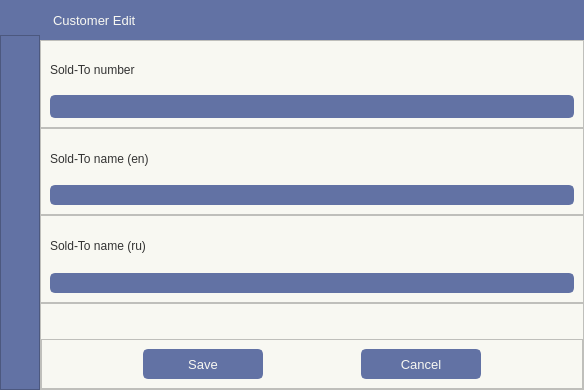
<?xml version="1.0" encoding="UTF-8"?>
<ui version="4.0">
 <class>Customer_Edit_Form</class>
 <widget class="QDialog" name="Customer_Edit_Form">
  <property name="geometry">
   <rect>
    <x>0</x>
    <y>0</y>
    <width>584</width>
    <height>390</height>
   </rect>
  </property>
  <property name="windowTitle">
   <string>Customer Edit Form</string>
  </property>
  <property name="windowIcon">
   <iconset resource="../resources.qrc">
    <normaloff>:/images/images/images/python_42x42.png</normaloff>:/images/images/images/python_42x42.png</iconset>
  </property>
  <property name="styleSheet">
   <string notr="true"/>
  </property>
  <layout class="QHBoxLayout" name="horizontalLayout">
   <property name="spacing">
    <number>0</number>
   </property>
   <property name="leftMargin">
    <number>0</number>
   </property>
   <property name="topMargin">
    <number>0</number>
   </property>
   <property name="rightMargin">
    <number>0</number>
   </property>
   <property name="bottomMargin">
    <number>0</number>
   </property>
   <item>
    <widget class="QFrame" name="frame">
     <property name="styleSheet">
      <string notr="true">#frame QFrame{
	background-color: #bd93f9;
}</string>
     </property>
     <property name="frameShape">
      <enum>QFrame::NoFrame</enum>
     </property>
     <property name="frameShadow">
      <enum>QFrame::Plain</enum>
     </property>
     <property name="lineWidth">
      <number>2</number>
     </property>
     <layout class="QVBoxLayout" name="verticalLayout">
      <property name="spacing">
       <number>0</number>
      </property>
      <property name="leftMargin">
       <number>0</number>
      </property>
      <property name="topMargin">
       <number>0</number>
      </property>
      <property name="rightMargin">
       <number>0</number>
      </property>
      <property name="bottomMargin">
       <number>0</number>
      </property>
      <item>
       <widget class="QFrame" name="frame_3">
        <property name="styleSheet">
         <string notr="true">color: #f8f8f2;
background-color: #f8f8f2;</string>
        </property>
        <property name="frameShape">
         <enum>QFrame::NoFrame</enum>
        </property>
        <property name="frameShadow">
         <enum>QFrame::Plain</enum>
        </property>
        <layout class="QHBoxLayout" name="horizontalLayout_2">
         <property name="spacing">
          <number>0</number>
         </property>
         <property name="leftMargin">
          <number>0</number>
         </property>
         <property name="topMargin">
          <number>0</number>
         </property>
         <property name="rightMargin">
          <number>0</number>
         </property>
         <property name="bottomMargin">
          <number>0</number>
         </property>
         <item>
          <widget class="QFrame" name="left_bar">
           <property name="minimumSize">
            <size>
             <width>40</width>
             <height>0</height>
            </size>
           </property>
           <property name="maximumSize">
            <size>
             <width>40</width>
             <height>16777215</height>
            </size>
           </property>
           <property name="styleSheet">
            <string notr="true">background-color: #6272a4;</string>
           </property>
           <property name="frameShape">
            <enum>QFrame::NoFrame</enum>
           </property>
           <property name="frameShadow">
            <enum>QFrame::Plain</enum>
           </property>
           <layout class="QVBoxLayout" name="verticalLayout_3">
            <property name="spacing">
             <number>0</number>
            </property>
            <property name="leftMargin">
             <number>0</number>
            </property>
            <property name="topMargin">
             <number>5</number>
            </property>
            <property name="rightMargin">
             <number>0</number>
            </property>
            <property name="bottomMargin">
             <number>0</number>
            </property>
            <item>
             <widget class="QFrame" name="logo">
              <property name="maximumSize">
               <size>
                <width>16777215</width>
                <height>30</height>
               </size>
              </property>
              <property name="styleSheet">
               <string notr="true">background-image: url(:/icons/images/icons/edit.svg);
background-repeat: no-repeat;
background-position: centered;
background-color: #6272a4;</string>
              </property>
              <property name="frameShape">
               <enum>QFrame::NoFrame</enum>
              </property>
              <property name="frameShadow">
               <enum>QFrame::Plain</enum>
              </property>
             </widget>
            </item>
            <item>
             <widget class="QFrame" name="frame_4">
              <property name="frameShape">
               <enum>QFrame::StyledPanel</enum>
              </property>
              <property name="frameShadow">
               <enum>QFrame::Raised</enum>
              </property>
             </widget>
            </item>
           </layout>
          </widget>
         </item>
         <item>
          <widget class="QFrame" name="central">
           <property name="styleSheet">
            <string notr="true">background-color: #bd93f9;</string>
           </property>
           <property name="frameShape">
            <enum>QFrame::NoFrame</enum>
           </property>
           <property name="frameShadow">
            <enum>QFrame::Plain</enum>
           </property>
           <layout class="QVBoxLayout" name="verticalLayout_2">
            <property name="spacing">
             <number>0</number>
            </property>
            <property name="leftMargin">
             <number>0</number>
            </property>
            <property name="topMargin">
             <number>0</number>
            </property>
            <property name="rightMargin">
             <number>0</number>
            </property>
            <property name="bottomMargin">
             <number>0</number>
            </property>
            <item>
             <widget class="QFrame" name="top_bar">
              <property name="maximumSize">
               <size>
                <width>16777215</width>
                <height>40</height>
               </size>
              </property>
              <property name="styleSheet">
               <string notr="true">background-color: #6272a4;</string>
              </property>
              <property name="frameShape">
               <enum>QFrame::NoFrame</enum>
              </property>
              <property name="frameShadow">
               <enum>QFrame::Plain</enum>
              </property>
              <layout class="QHBoxLayout" name="horizontalLayout_3">
               <property name="spacing">
                <number>0</number>
               </property>
               <property name="leftMargin">
                <number>0</number>
               </property>
               <property name="topMargin">
                <number>0</number>
               </property>
               <property name="rightMargin">
                <number>0</number>
               </property>
               <property name="bottomMargin">
                <number>0</number>
               </property>
               <item>
                <widget class="QLabel" name="label">
                 <property name="font">
                  <font>
                   <pointsize>10</pointsize>
                  </font>
                 </property>
                 <property name="styleSheet">
                  <string notr="true">padding-left: 10px;</string>
                 </property>
                 <property name="frameShape">
                  <enum>QFrame::NoFrame</enum>
                 </property>
                 <property name="text">
                  <string>Customer Edit</string>
                 </property>
                </widget>
               </item>
              </layout>
             </widget>
            </item>
            <item>
             <widget class="QFrame" name="body">
              <property name="styleSheet">
               <string notr="true">QFrame {
	background-color: #f8f8f2;
	color: #333;
	font: 10pt &quot;Segoe UI&quot;;
}
QLineEdit {
	background-color: #6272a4;
	border-radius: 5px;
	border: 2px solid #6272a4;
	padding-left: 10px;
	selection-color: rgb(255, 255, 255);
	selection-background-color: rgb(255, 121, 198);
	font: 10pt &quot;Segoe UI&quot;;
    color: #f8f8f2;
}
QLineEdit:hover {
	border: 2px solid rgb(64, 71, 88);
}
QLineEdit:focus {
	border: 2px solid #ff79c6;
}

QPushButton {
	border: 2px solid #6272a4;
	border-radius: 5px;	
	background-color: #6272a4;
    color: #f8f8f2;
}
QPushButton:hover {
	background-color: #7082b6;
	border: 2px solid #7082b6;
}
QPushButton:pressed {	
	background-color: #546391;
	border: 2px solid #ff79c6;
}</string>
              </property>
              <property name="frameShape">
               <enum>QFrame::NoFrame</enum>
              </property>
              <property name="frameShadow">
               <enum>QFrame::Plain</enum>
              </property>
              <layout class="QVBoxLayout" name="verticalLayout_4">
               <property name="spacing">
                <number>0</number>
               </property>
               <property name="leftMargin">
                <number>0</number>
               </property>
               <property name="topMargin">
                <number>0</number>
               </property>
               <property name="rightMargin">
                <number>0</number>
               </property>
               <property name="bottomMargin">
                <number>0</number>
               </property>
               <item>
                <widget class="QFrame" name="soldto_num">
                 <property name="frameShape">
                  <enum>QFrame::StyledPanel</enum>
                 </property>
                 <property name="frameShadow">
                  <enum>QFrame::Raised</enum>
                 </property>
                 <layout class="QHBoxLayout" name="horizontalLayout_4">
                  <item>
                   <layout class="QGridLayout" name="gridLayout">
                    <item row="0" column="0">
                     <widget class="QLabel" name="label_2">
                      <property name="text">
                       <string>Sold-To number</string>
                      </property>
                     </widget>
                    </item>
                    <item row="1" column="0">
                     <widget class="QLabel" name="cust_code_lable">
                      <property name="maximumSize">
                       <size>
                        <width>16777215</width>
                        <height>23</height>
                       </size>
                      </property>
                      <property name="styleSheet">
                       <string notr="true">	background-color: #6272a4;
	border-radius: 5px;
	border: 2px solid #6272a4;
	padding-left: 10px;
	selection-color: rgb(255, 255, 255);
	selection-background-color: rgb(255, 121, 198);
	font: 10pt &quot;Segoe UI&quot;;
    color: #f8f8f2;</string>
                      </property>
                      <property name="text">
                       <string/>
                      </property>
                     </widget>
                    </item>
                   </layout>
                  </item>
                 </layout>
                </widget>
               </item>
               <item>
                <widget class="QFrame" name="soldto_name_en">
                 <property name="frameShape">
                  <enum>QFrame::StyledPanel</enum>
                 </property>
                 <property name="frameShadow">
                  <enum>QFrame::Raised</enum>
                 </property>
                 <layout class="QHBoxLayout" name="horizontalLayout_5">
                  <item>
                   <layout class="QGridLayout" name="gridLayout_3">
                    <item row="1" column="0">
                     <widget class="QLineEdit" name="cust_name_en_feild"/>
                    </item>
                    <item row="0" column="0">
                     <widget class="QLabel" name="label_3">
                      <property name="text">
                       <string>Sold-To name (en)</string>
                      </property>
                     </widget>
                    </item>
                   </layout>
                  </item>
                 </layout>
                </widget>
               </item>
               <item>
                <widget class="QFrame" name="soldto_name_ru">
                 <property name="frameShape">
                  <enum>QFrame::StyledPanel</enum>
                 </property>
                 <property name="frameShadow">
                  <enum>QFrame::Raised</enum>
                 </property>
                 <layout class="QHBoxLayout" name="horizontalLayout_6">
                  <item>
                   <layout class="QGridLayout" name="gridLayout_4">
                    <item row="1" column="0">
                     <widget class="QLineEdit" name="cust_name_ru_feild"/>
                    </item>
                    <item row="0" column="0">
                     <widget class="QLabel" name="label_4">
                      <property name="text">
                       <string>Sold-To name (ru)</string>
                      </property>
                     </widget>
                    </item>
                   </layout>
                  </item>
                 </layout>
                </widget>
               </item>
               <item>
                <widget class="QFrame" name="buttons">
                 <property name="frameShape">
                  <enum>QFrame::StyledPanel</enum>
                 </property>
                 <property name="frameShadow">
                  <enum>QFrame::Raised</enum>
                 </property>
                 <layout class="QVBoxLayout" name="verticalLayout_5">
                  <property name="spacing">
                   <number>0</number>
                  </property>
                  <property name="leftMargin">
                   <number>0</number>
                  </property>
                  <property name="topMargin">
                   <number>0</number>
                  </property>
                  <property name="rightMargin">
                   <number>0</number>
                  </property>
                  <property name="bottomMargin">
                   <number>0</number>
                  </property>
                  <item>
                   <widget class="QFrame" name="frame_2">
                    <property name="maximumSize">
                     <size>
                      <width>16777215</width>
                      <height>35</height>
                     </size>
                    </property>
                    <property name="frameShape">
                     <enum>QFrame::NoFrame</enum>
                    </property>
                    <property name="frameShadow">
                     <enum>QFrame::Raised</enum>
                    </property>
                    <layout class="QHBoxLayout" name="horizontalLayout_7">
                     <item>
                      <widget class="QLabel" name="soldto_edit_error_lable">
                       <property name="font">
                        <font>
                         <family>Segoe UI</family>
                         <pointsize>10</pointsize>
                         <italic>false</italic>
                         <bold>false</bold>
                        </font>
                       </property>
                       <property name="styleSheet">
                        <string notr="true">color: rgb(255, 78, 223);</string>
                       </property>
                       <property name="text">
                        <string/>
                       </property>
                       <property name="alignment">
                        <set>Qt::AlignCenter</set>
                       </property>
                      </widget>
                     </item>
                    </layout>
                   </widget>
                  </item>
                  <item>
                   <widget class="QFrame" name="frame_5">
                    <property name="frameShape">
                     <enum>QFrame::StyledPanel</enum>
                    </property>
                    <property name="frameShadow">
                     <enum>QFrame::Raised</enum>
                    </property>
                    <layout class="QHBoxLayout" name="horizontalLayout_8">
                     <item>
                      <widget class="QPushButton" name="save_btn">
                       <property name="maximumSize">
                        <size>
                         <width>120</width>
                         <height>30</height>
                        </size>
                       </property>
                       <property name="font">
                        <font>
                         <pointsize>10</pointsize>
                        </font>
                       </property>
                       <property name="cursor">
                        <cursorShape>PointingHandCursor</cursorShape>
                       </property>
                       <property name="text">
                        <string>Save</string>
                       </property>
                       <property name="icon">
                        <iconset resource="../resources.qrc">
                         <normaloff>:/icons/images/icons/cil-save.png</normaloff>:/icons/images/icons/cil-save.png</iconset>
                       </property>
                      </widget>
                     </item>
                     <item>
                      <widget class="QPushButton" name="cancel_btn">
                       <property name="maximumSize">
                        <size>
                         <width>120</width>
                         <height>30</height>
                        </size>
                       </property>
                       <property name="font">
                        <font>
                         <pointsize>10</pointsize>
                        </font>
                       </property>
                       <property name="cursor">
                        <cursorShape>PointingHandCursor</cursorShape>
                       </property>
                       <property name="text">
                        <string>Cancel</string>
                       </property>
                       <property name="icon">
                        <iconset resource="../resources.qrc">
                         <normaloff>:/icons/images/icons/x-octagon.svg</normaloff>:/icons/images/icons/x-octagon.svg</iconset>
                       </property>
                      </widget>
                     </item>
                    </layout>
                   </widget>
                  </item>
                 </layout>
                </widget>
               </item>
              </layout>
             </widget>
            </item>
           </layout>
          </widget>
         </item>
        </layout>
       </widget>
      </item>
     </layout>
    </widget>
   </item>
  </layout>
 </widget>
 <resources>
  <include location="../resources.qrc"/>
 </resources>
 <connections/>
</ui>
